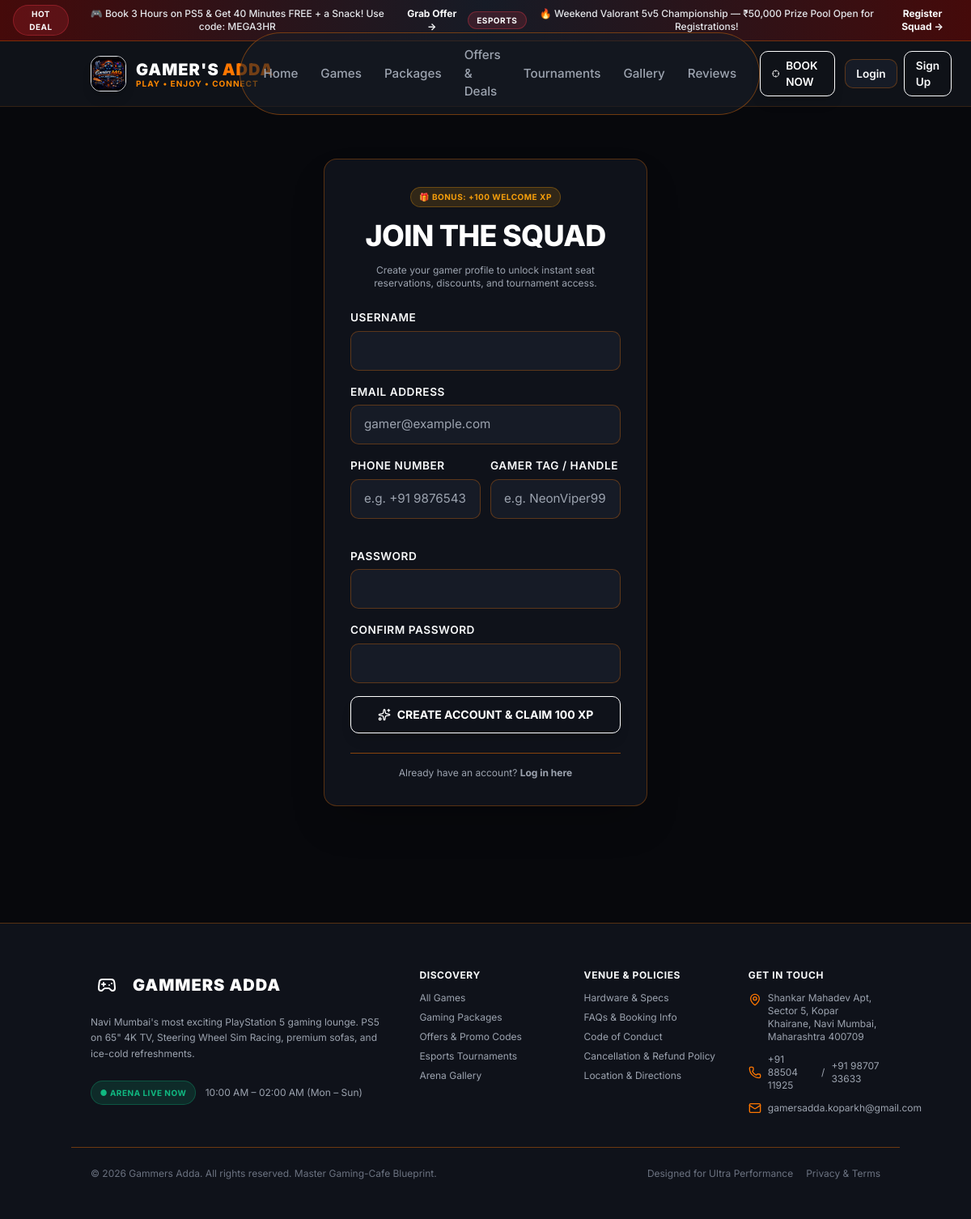
Page /accounts/register/ on the committed database.
### apps/core/models.py (models this page shows, shortened)
class Announcement(models.Model):
    title = models.CharField(max_length=255)
    content = models.TextField()
    badge_text = models.CharField(max_length=50, default='HOT')
    action_url = models.CharField(max_length=255, blank=True)
    action_text = models.CharField(max_length=50, blank=True, default='Learn More')
    is_active = models.BooleanField(default=True)
    starts_at = models.DateTimeField(null=True, blank=True)
    ends_at = models.DateTimeField(null=True, blank=True)
    created_at = models.DateTimeField(auto_now_add=True)

class SystemSetting(models.Model):
    key = models.CharField(max_length=100, unique=True)
    value = models.TextField()
    description = models.CharField(max_length=255, blank=True)
    is_public = models.BooleanField(default=False)
    @classmethod
    def get_val(cls, key, default=''):
        obj = cls.objects.filter(key=key).first()
        return obj.value if obj else default

### apps/accounts/views.py (the view)
# urls.py: path('register/', views.register_view, name='register'),
def register_view(request):
    if request.user.is_authenticated:
        return redirect('accounts:dashboard')
    next_url = request.GET.get('next', 'accounts:dashboard')
    if request.method == 'POST':
        form = CustomerRegistrationForm(request.POST)
        if form.is_valid():
            user = form.save(commit=False)
            customer_role = Role.objects.filter(code='CUSTOMER').first()
            if customer_role:
                user.role = customer_role
            user.loyalty_points = 100 # Welcome bonus
            user.save()
            LoyaltyPointsLedger.objects.create(
                user=user,
                points_change=100,
                balance_after=100,
                transaction_type='EARN',
                reason='🎉 Welcome Bonus Points'
            )
            log_action(user, 'CREATE', 'User', user.id, f"New customer registration: {user.username}")
            login(request, user)
            messages.success(request, f"Welcome to Gammers Adda, {user.gamer_tag or user.username}! You've been awarded 100 Welcome XP Points!")
            return redirect(next_url)
    else:
        form = CustomerRegistrationForm()
    return render(request, 'accounts/register.html', {'form': form, 'next': next_url})

### templates/accounts/register.html (shortened to what this page needs)
{% extends 'base.html' %}
{% block content %}
<div class="container py-16 max-w-md">
  <div class="card bg-surface1 border-gridBorder p-8 space-y-6 shadow-2xl">
    <div class="text-center space-y-2">
      <span class="badge badge-amber text-[10px]">🎁 BONUS: +100 WELCOME XP</span>
      <h1 class="heading-1 text-white">JOIN THE SQUAD</h1>
      <p class="text-xs text-gray-400">Create your gamer profile to unlock instant seat reservations, discounts, and tournament access.</p>
    </div>
    <form method="POST" class="space-y-4">
      <div class="form-group">
        <label class="form-label">Username</label>
        {{ form.username }}
      </div>
      <div class="form-group">
        <label class="form-label">Email Address</label>
        {{ form.email }}
      </div>
      <div class="grid grid-cols-2 gap-3">
        <div class="form-group">
          <label class="form-label">Phone Number</label>
          {{ form.phone }}
        </div>
        <div class="form-group">
          <label class="form-label">Gamer Tag / Handle</label>
          {{ form.gamer_tag }}
        </div>
      </div>
      <div class="form-group">
        <label class="form-label">Password</label>
        {{ form.password1 }}
      </div>
      <div class="form-group">
        <label class="form-label">Confirm Password</label>
        {{ form.password2 }}
      </div>
      <button type="submit" class="btn btn-primary w-full py-3 justify-center text-sm font-bold shadow-lg shadow-primaryRed/30">
        <i data-lucide="sparkles" class="w-4 h-4"></i>
        <span>CREATE ACCOUNT & CLAIM 100 XP</span>
      </button>
    </form>
    <div class="pt-4 border-t border-gridBorder/50 text-center text-xs text-gray-400">
      Already have an account? <a href="{% url 'accounts:login' %}{% if next %}?next={{ next }}{% endif %}" class="text-primaryRed font-bold hover:underline">Log in here</a>
    </div>
  </div>
</div>
{% endblock %}

### templates/base.html (shortened to what this page needs)
{% load static %}
<!DOCTYPE html>
<html lang="en" class="dark">
<head>
  <script src="https://cdn.tailwindcss.com"></script>
  <link rel="stylesheet" href="{% static 'css/custom.css' %}">
</head>
<body class="bg-bgMain text-text-main antialiased selection:bg-primaryRed selection:text-white" x-data="{ mobileMenuOpen: false }">
  {% if ACTIVE_ANNOUNCEMENTS %}
  <div class="bg-gradient-to-r from-red-950 via-surface2 to-red-950 border-b border-gridBorder text-xs py-1.5 px-4 text-center flex items-center justify-center gap-3">
    {% for ann in ACTIVE_ANNOUNCEMENTS %}
      <span class="badge badge-red text-[10px] py-0.5">{{ ann.badge_text }}</span>
      <span class="font-medium text-gray-200">{{ ann.title }}</span>
      {% if ann.action_url %}
        <a href="{{ ann.action_url }}" class="text-primaryRed font-bold hover:underline inline-flex items-center gap-1">{{ ann.action_text }} &rarr;</a>
      {% endif %}
    {% endfor %}
  </div>
  {% endif %}
  <header class="navbar">
    <div class="container flex items-center justify-between h-20">
      <div class="flex items-center gap-6">
        <a href="{% url 'core:home' %}" class="flex items-center gap-3 group">
          <img src="{% static 'images/gamers_adda_logo.png' %}" alt="Gamer's Adda" class="h-11 w-11 rounded-xl border border-primary-orange/50 shadow-lg group-hover:scale-105 transition">
          <div>
            <span class="text-xl font-black tracking-wider text-white flex items-center gap-1">
              GAMER'S <span style="color: #FF7700;">ADDA</span>
            </span>
            <span class="block text-[10px] font-bold uppercase tracking-widest -mt-1" style="color: #FF8800;">PLAY • ENJOY • CONNECT</span>
          </div>
        </a>
      </div>
      <nav class="hidden lg:flex items-center gap-1 bg-surface2/60 px-4 py-2 rounded-full border border-gridBorder/40">
        <a href="{% url 'core:home' %}" class="nav-link {% if request.resolver_match.url_name == 'home' %}active text-primaryRed{% endif %}">Home</a>
        <a href="{% url 'games:games_list' %}" class="nav-link {% if 'games' in request.path %}active text-primaryRed{% endif %}">Games</a>
        <a href="{% url 'pricing:packages' %}" class="nav-link {% if 'packages' in request.path %}active text-primaryRed{% endif %}">Packages</a>
        <a href="{% url 'pricing:offers' %}" class="nav-link {% if 'offers' in request.path %}active text-primaryRed{% endif %}">Offers & Deals</a>
        <a href="{% url 'engagement:events' %}" class="nav-link {% if 'events' in request.path %}active text-primaryRed{% endif %}">Tournaments</a>
        <a href="{% url 'engagement:gallery' %}" class="nav-link {% if 'gallery' in request.path %}active text-primaryRed{% endif %}">Gallery</a>
        <a href="{% url 'engagement:reviews' %}" class="nav-link {% if 'reviews' in request.path %}active text-primaryRed{% endif %}">Reviews</a>
      </nav>
      <div class="flex items-center gap-3">
        <a href="{% url 'bookings:wizard' %}" class="btn btn-primary btn-sm md:btn-md hidden sm:inline-flex shadow-lg shadow-primaryRed/25">
          <i data-lucide="crosshair" class="w-4 h-4"></i>
          <span>BOOK NOW</span>
        </a>
        {% if user.is_authenticated %}
          <div class="relative" x-data="{ open: false }">
            <button @click="open = !open" class="flex items-center gap-2 bg-surface2 hover:bg-surface3 px-3 py-1.5 rounded-full border border-gridBorder transition">
              <div class="w-7 h-7 rounded-full bg-primaryRed/20 border border-primaryRed text-primaryRed flex items-center justify-center font-bold text-xs">
                {{ user.gamer_tag|slice:":2"|upper|default:user.username|slice:":2"|upper }}
              </div>
              <span class="text-xs font-semibold text-gray-200 hidden md:inline">{{ user.gamer_tag|default:user.username }}</span>
              <span class="badge badge-amber text-[10px] py-0 px-1.5 hidden sm:inline">💎 {{ user.loyalty_points }} XP</span>
              <i data-lucide="chevron-down" class="w-3.5 h-3.5 text-gray-400"></i>
            </button>
            <div x-show="open" @click.away="open = false" x-transition class="absolute right-0 mt-2 w-56 bg-surface1 border border-gridBorder rounded-xl shadow-2xl py-2 z-50">
              <div class="px-4 py-2 border-b border-gridBorder/40">
                <p class="text-xs text-mutedRed uppercase font-bold">Signed in as</p>
                <p class="text-sm font-semibold text-white truncate">{{ user.gamer_tag|default:user.username }}</p>
                <p class="text-[11px] text-gray-400">{{ user.role.name|default:'Customer' }}</p>
              </div>
              <a href="{% url 'accounts:dashboard' %}" class="flex items-center gap-2 px-4 py-2 text-xs text-gray-300 hover:bg-surface2 hover:text-white">
                <i data-lucide="layout-dashboard" class="w-4 h-4 text-primaryRed"></i> My Dashboard
              </a>
              <a href="{% url 'bookings:my_bookings' %}" class="flex items-center gap-2 px-4 py-2 text-xs text-gray-300 hover:bg-surface2 hover:text-white">
                <i data-lucide="ticket" class="w-4 h-4 text-primaryRed"></i> My Bookings
              </a>
              <a href="{% url 'accounts:rewards' %}" class="flex items-center gap-2 px-4 py-2 text-xs text-gray-300 hover:bg-surface2 hover:text-white">
                <i data-lucide="gift" class="w-4 h-4 text-amber-400"></i> Rewards & XP ({{ user.loyalty_points }})
              </a>
              {% if IS_STAFF_MEMBER %}
              <div class="border-t border-gridBorder/40 my-1"></div>
              <a href="{% url 'staff:live_arena' %}" class="flex items-center gap-2 px-4 py-2 text-xs text-emerald-400 hover:bg-surface2">
                <i data-lucide="monitor-play" class="w-4 h-4 text-emerald-400"></i> Staff Live Arena
              </a>
              <a href="{% url 'staff:qr_scanner' %}" class="flex items-center gap-2 px-4 py-2 text-xs text-emerald-400 hover:bg-surface2">
                <i data-lucide="scan-line" class="w-4 h-4 text-emerald-400"></i> QR Check-in Terminal
              </a>
              {% endif %}
              {% if IS_ADMIN_MEMBER %}
              <a href="{% url 'dashboard:admin_dashboard' %}" class="flex items-center gap-2 px-4 py-2 text-xs text-primaryRed hover:bg-surface2 font-bold">
                <i data-lucide="shield-alert" class="w-4 h-4 text-primaryRed"></i> Admin Portal
              </a>
              {% endif %}
              <div class="border-t border-gridBorder/40 my-1"></div>
              <a href="{% url 'accounts:profile' %}" class="flex items-center gap-2 px-4 py-2 text-xs text-gray-300 hover:bg-surface2">
                <i data-lucide="user" class="w-4 h-4 text-gray-400"></i> Edit Profile
              </a>
              <a href="{% url 'accounts:logout' %}" class="flex items-center gap-2 px-4 py-2 text-xs text-red-400 hover:bg-surface2">
                <i data-lucide="log-out" class="w-4 h-4 text-red-400"></i> Logout
              </a>
            </div>
          </div>
        {% else %}
          <div class="flex items-center gap-2">
            <a href="{% url 'accounts:login' %}" class="btn btn-secondary btn-sm">Login</a>
            <a href="{% url 'accounts:register' %}" class="btn btn-outline btn-sm hidden sm:inline-flex">Sign Up</a>
          </div>
        {% endif %}
      </div>
    </div>
  </header>
  <main class="flex-grow pb-16 md:pb-0">
    {% block content %}{% endblock %}
  </main>
  <footer class="bg-surface1 border-t border-gridBorder mt-20 pt-14 pb-12 text-sm">
    <div class="container grid grid-cols-1 md:grid-cols-2 lg:grid-cols-5 gap-10">
      <div class="lg:col-span-2 space-y-4">
        <div class="flex items-center gap-3">
          <div class="w-10 h-10 rounded-lg bg-primaryRed flex items-center justify-center">
            <i data-lucide="gamepad-2" class="w-6 h-6 text-white"></i>
          </div>
          <span class="text-xl font-black tracking-wider text-white">GAMMERS <span class="text-primaryRed">ADDA</span></span>
        </div>
        <p class="text-gray-400 text-xs leading-relaxed max-w-sm">
          Navi Mumbai's most exciting PlayStation 5 gaming lounge. PS5 on 65" 4K TV, Steering Wheel Sim Racing, premium sofas, and ice-cold refreshments.
        </p>
        <div class="flex items-center gap-3 pt-2 text-gray-400">
          <span class="badge badge-green text-[10px]">● ARENA LIVE NOW</span>
          <span class="text-xs text-mutedRed">{{ GLOBAL_SETTINGS.OPENING_HOURS }}</span>
        </div>
      </div>
      <div class="space-y-3">
        <h4 class="text-xs font-bold text-mutedRed uppercase tracking-wider">Discovery</h4>
        <ul class="space-y-2 text-xs text-gray-400">
          <li><a href="{% url 'games:games_list' %}" class="hover:text-primaryRed transition">All Games</a></li>
          <li><a href="{% url 'pricing:packages' %}" class="hover:text-primaryRed transition">Gaming Packages</a></li>
          <li><a href="{% url 'pricing:offers' %}" class="hover:text-primaryRed transition">Offers & Promo Codes</a></li>
          <li><a href="{% url 'engagement:events' %}" class="hover:text-primaryRed transition">Esports Tournaments</a></li>
          <li><a href="{% url 'engagement:gallery' %}" class="hover:text-primaryRed transition">Arena Gallery</a></li>
        </ul>
      </div>
      <div class="space-y-3">
        <h4 class="text-xs font-bold text-mutedRed uppercase tracking-wider">Venue & Policies</h4>
        <ul class="space-y-2 text-xs text-gray-400">
          <li><a href="{% url 'core:about' %}" class="hover:text-primaryRed transition">Hardware & Specs</a></li>
          <li><a href="{% url 'core:faqs' %}" class="hover:text-primaryRed transition">FAQs & Booking Info</a></li>
          <li><a href="{% url 'core:rules' %}" class="hover:text-primaryRed transition">Code of Conduct</a></li>
          <li><a href="{% url 'core:rules' %}" class="hover:text-primaryRed transition">Cancellation & Refund Policy</a></li>
          <li><a href="{% url 'core:contact' %}" class="hover:text-primaryRed transition">Location & Directions</a></li>
        </ul>
      </div>
      <div class="space-y-3">
        <h4 class="text-xs font-bold text-mutedRed uppercase tracking-wider">Get In Touch</h4>
        <p class="text-xs text-gray-400 flex items-start gap-2">
          <i data-lucide="map-pin" class="w-4 h-4 flex-shrink-0 mt-0.5" style="color:#FF7700"></i>
          <span>Shankar Mahadev Apt, Sector 5, Kopar Khairane, Navi Mumbai, Maharashtra 400709</span>
        </p>
        <p class="text-xs text-gray-400 flex items-center gap-2">
          <i data-lucide="phone" class="w-4 h-4 flex-shrink-0" style="color:#FF7700"></i>
          <a href="tel:+918850411925" class="hover:text-primaryOrange">+91 88504 11925</a>
          <span>/</span>
          <a href="tel:+919870733633" class="hover:text-primaryOrange">+91 98707 33633</a>
        </p>
        <p class="text-xs text-gray-400 flex items-center gap-2">
          <i data-lucide="mail" class="w-4 h-4 flex-shrink-0" style="color:#FF7700"></i>
          <span>gamersadda.koparkh@gmail.com</span>
        </p>
      </div>
    </div>
    <div class="container border-t border-gridBorder/40 mt-10 pt-6 flex flex-col sm:flex-row items-center justify-between text-xs text-gray-500 gap-4">
      <p>&copy; 2026 Gammers Adda. All rights reserved. Master Gaming-Cafe Blueprint.</p>
      <div class="flex items-center gap-4">
        <span>Designed for Ultra Performance</span>
        <a href="{% url 'core:rules' %}" class="hover:text-primaryRed">Privacy & Terms</a>
      </div>
    </div>
  </footer>
</body>
</html>

### rows in the picture
Announcement: badge_text "HOT DEAL", title "🎮 Book 3 Hours on PS5 & Get 40 Minutes FREE + a Snack! Use code: MEGA3HR", action_text "Grab Offer"
Announcement: badge_text "ESPORTS", title "🔥 Weekend Valorant 5v5 Championship — ₹50,000 Prize Pool Open for Registrations!", action_text "Register Squad"
SystemSetting: OPENING_HOURS "10:00 AM – 02:00 AM (Mon – Sun)"
